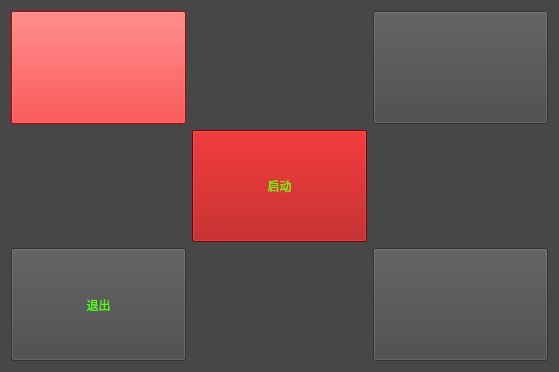
<?xml version="1.0" encoding="UTF-8"?>
<ui version="4.0">
 <class>MainWindow</class>
 <widget class="QMainWindow" name="MainWindow">
  <property name="geometry">
   <rect>
    <x>0</x>
    <y>0</y>
    <width>559</width>
    <height>372</height>
   </rect>
  </property>
  <property name="windowTitle">
   <string>MainWindow</string>
  </property>
  <property name="styleSheet">
   <string notr="true">background-color: rgb(71, 71, 71);
color: rgb(85, 255, 0);
font: 75 50pt &quot;Ubuntu&quot;;</string>
  </property>
  <widget class="QWidget" name="centralWidget">
   <layout class="QHBoxLayout" name="horizontalLayout">
    <item>
     <layout class="QGridLayout" name="gridLayout">
      <item row="1" column="1">
       <widget class="QPushButton" name="PB_Start">
        <property name="sizePolicy">
         <sizepolicy hsizetype="Expanding" vsizetype="Expanding">
          <horstretch>0</horstretch>
          <verstretch>0</verstretch>
         </sizepolicy>
        </property>
        <property name="styleSheet">
         <string notr="true">background-color: rgb(170, 0, 0);</string>
        </property>
        <property name="text">
         <string>启动</string>
        </property>
       </widget>
      </item>
      <item row="2" column="0">
       <widget class="QPushButton" name="PB_Exit">
        <property name="sizePolicy">
         <sizepolicy hsizetype="Expanding" vsizetype="Expanding">
          <horstretch>0</horstretch>
          <verstretch>0</verstretch>
         </sizepolicy>
        </property>
        <property name="text">
         <string>退出</string>
        </property>
       </widget>
      </item>
      <item row="2" column="2">
       <widget class="QPushButton" name="pushButton_5">
        <property name="sizePolicy">
         <sizepolicy hsizetype="Expanding" vsizetype="Expanding">
          <horstretch>0</horstretch>
          <verstretch>0</verstretch>
         </sizepolicy>
        </property>
        <property name="text">
         <string/>
        </property>
       </widget>
      </item>
      <item row="0" column="0">
       <widget class="QPushButton" name="PB_MaxWin">
        <property name="sizePolicy">
         <sizepolicy hsizetype="Minimum" vsizetype="Expanding">
          <horstretch>0</horstretch>
          <verstretch>0</verstretch>
         </sizepolicy>
        </property>
        <property name="styleSheet">
         <string notr="true">background-color: rgb(255, 0, 0);</string>
        </property>
        <property name="text">
         <string/>
        </property>
       </widget>
      </item>
      <item row="0" column="2">
       <widget class="QPushButton" name="pushButton">
        <property name="sizePolicy">
         <sizepolicy hsizetype="Minimum" vsizetype="Expanding">
          <horstretch>0</horstretch>
          <verstretch>0</verstretch>
         </sizepolicy>
        </property>
        <property name="text">
         <string/>
        </property>
       </widget>
      </item>
     </layout>
    </item>
   </layout>
  </widget>
 </widget>
 <layoutdefault spacing="6" margin="11"/>
 <resources/>
 <connections>
  <connection>
   <sender>PB_Exit</sender>
   <signal>clicked()</signal>
   <receiver>MainWindow</receiver>
   <slot>close()</slot>
   <hints>
    <hint type="sourcelabel">
     <x>97</x>
     <y>305</y>
    </hint>
    <hint type="destinationlabel">
     <x>279</x>
     <y>185</y>
    </hint>
   </hints>
  </connection>
  <connection>
   <sender>PB_MaxWin</sender>
   <signal>clicked()</signal>
   <receiver>MainWindow</receiver>
   <slot>showMaximized()</slot>
   <hints>
    <hint type="sourcelabel">
     <x>97</x>
     <y>66</y>
    </hint>
    <hint type="destinationlabel">
     <x>279</x>
     <y>185</y>
    </hint>
   </hints>
  </connection>
 </connections>
</ui>
